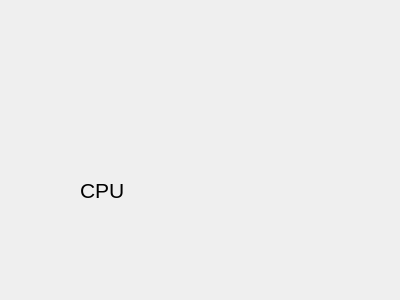
<?xml version="1.0" encoding="UTF-8"?>
<ui version="4.0">
 <class>CPUMonitor</class>
 <widget class="QWidget" name="CPUMonitor">
  <property name="geometry">
   <rect>
    <x>0</x>
    <y>0</y>
    <width>400</width>
    <height>300</height>
   </rect>
  </property>
  <property name="windowTitle">
   <string>Form</string>
  </property>
  <widget class="QLabel" name="label">
   <property name="geometry">
    <rect>
     <x>80</x>
     <y>180</y>
     <width>61</width>
     <height>21</height>
    </rect>
   </property>
   <property name="font">
    <font>
     <pointsize>16</pointsize>
    </font>
   </property>
   <property name="text">
    <string>CPU</string>
   </property>
  </widget>
 </widget>
 <resources/>
 <connections/>
</ui>
